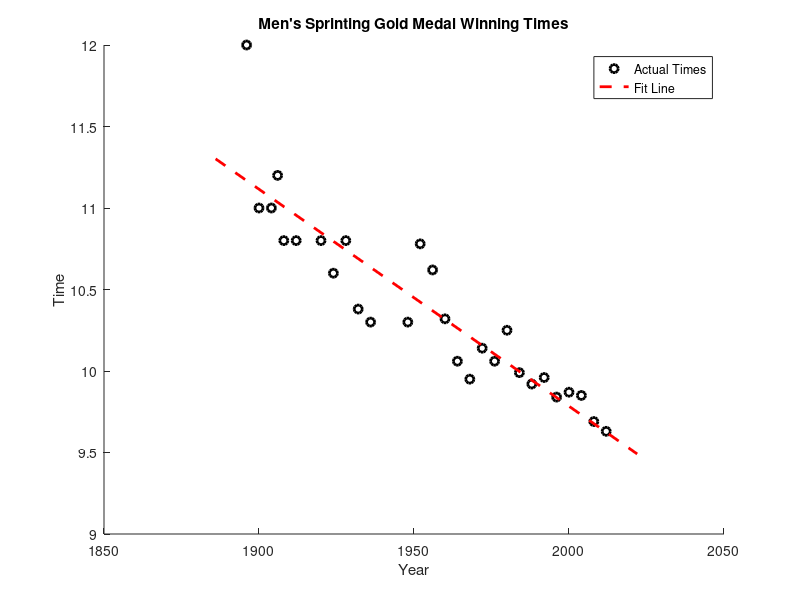
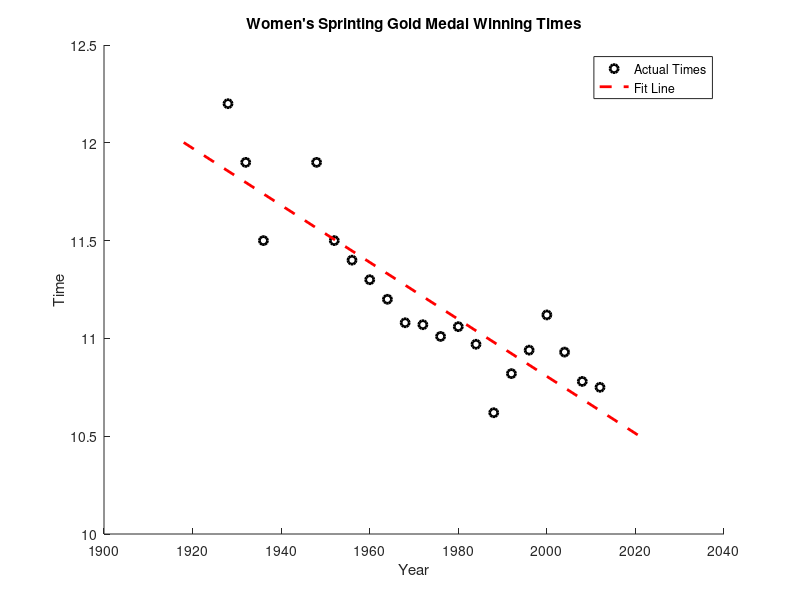
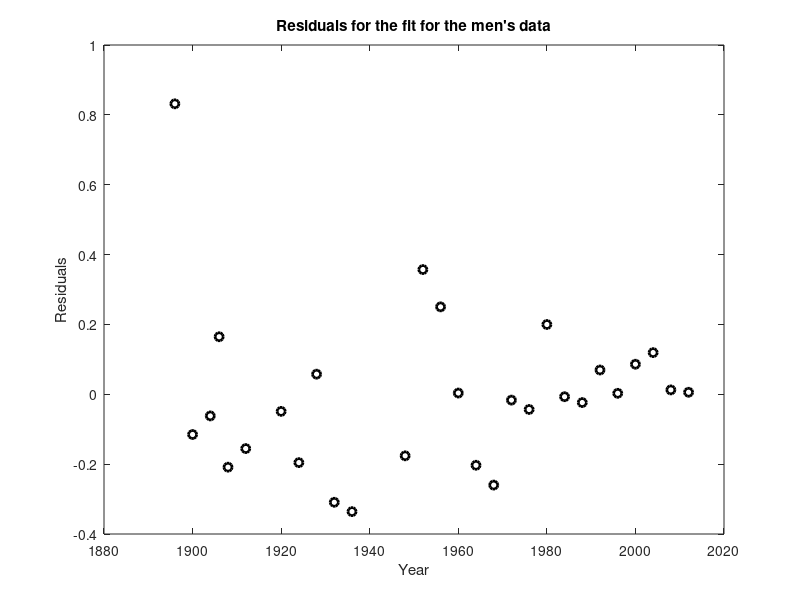
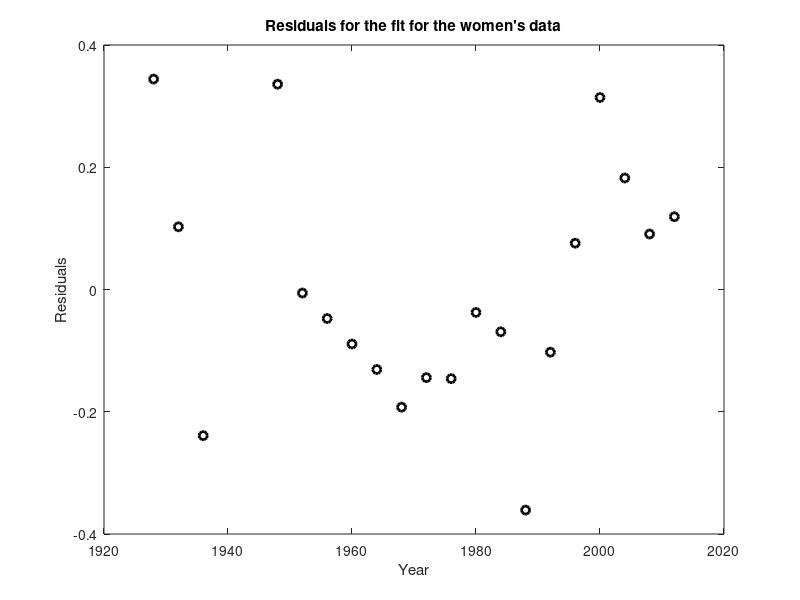

Write MATLAB code to recreate these figures, in order.
%% Preliminary stuff
clc, close all force, clear all;

%% Load data
f = fopen('OlympicData.txt', 'rb');

reg1 = '(?<year>\d{4})';
reg2 = '(?<first>\w+)\s+(?<last>\w+(-\w+)?)\s+\((?<country>.*)\)';
reg3 = '(?<time>\d+\.\d+)';

men = []; women = {};

line = fgetl(f);
isman = true;
while line ~= -1
    parsed = regexp(line, reg1, 'names');
    if ~isempty(parsed)
        year = str2double(parsed.year);
        isman = true;
    end
    
    parsed = regexp(line, reg2, 'names');
    if ~isempty(parsed)
        name = [parsed.first ' ' parsed.last ' (' parsed.country ')'];
    end
    
    parsed = regexp(line, reg3, 'names');
    if ~isempty(parsed)
        time = str2double(parsed.time);
        if isman
            if isempty(men)
                men = {year,name,time};
            else
                men = [men;{year,name,time}];
            end
            isman = false;
        else
            if isempty(women)
                women = {year,name,time};
            else
                women = [women;{year,name,time}];
            end
            isman = true;
        end
    end
    
    line = fgetl(f);
end

fclose(f);

%% Calculate linear models that minimize squared error

years_men = cell2mat(men(:,1)); years_women = cell2mat(women(:,1));
times_men = cell2mat(men(:,3)); times_women = cell2mat(women(:,3));

% for men (recall B = (X'X)^-1 (X'Y) )
X1 = [years_men, ones(length(years_men),1)]; Y1 = times_men;
B1 = (X1'*X1)\(X1'*Y1);
f1 = @(x) B1(1)*x + B1(2);

% for women
X2 = [years_women, ones(length(years_women),1)]; Y2 = times_women;
B2 = (X2'*X2)\(X2'*Y2);
f2 = @(x) B2(1)*x + B2(2);

%% Plot

min_time = min(years_men) - 10; max_time = max(years_men) + 10;

figure; hold on;
plot(years_men, times_men, 'ok', 'linewidth', 2);
plot([min_time,max_time], f1([min_time,max_time]), '--r', 'linewidth', 2);

title('Men''s Sprinting Gold Medal Winning Times');
xlabel('Year'); ylabel('Time');
legend('Actual Times', 'Fit Line');

min_time = min(years_women) - 10; max_time = max(years_women) + 10;

figure; hold on;
plot(years_women, times_women, 'ok', 'linewidth', 2);
plot([min_time,max_time], f2([min_time,max_time]), '--r', 'linewidth', 2);

title('Women''s Sprinting Gold Medal Winning Times');
xlabel('Year'); ylabel('Time');
legend('Actual Times', 'Fit Line');

%% Predict winners for 2016 and 2020

display(['Prediction for men: 2016 -> ' num2str(f1(2016)) ', 2020 - > ' num2str(f1(2020))]);
display(['Prediction for women: 2016 -> ' num2str(f2(2016)) ', 2020 - > ' num2str(f2(2020))]);


%% Predict when women will surpass men

% find time the two line intersect and take ceiling of number to find next
% number, then find next year that's a multiple of 4.
women_year = ceil(fzero(@(x) f1(x) - f2(x), 2016));
women_year = women_year + (4 - (mod(women_year,4)));
display(['Women will surpass men in the ' num2str(women_year) ' Olympic games according to this model.']);
display(['They will win with a time of ' num2str(f2(women_year)) '.']);

%% Calculate R^2 for both models

res_men = times_men - f1(years_men);
res_women = times_women - f2(years_women);

R2_men =  1 - sum(res_men.^2,1) / sum((times_men - mean(times_men)).^2,1);
R2_women = 1 - sum(res_women.^2,1) / sum((times_women - mean(times_women)).^2,1);

display(['R^2 for men: ' num2str(R2_men) '.']);
display(['R^2 for women: ' num2str(R2_women) '.']);

%% Plot residuals

figure,
plot(years_men, res_men, 'ok', 'linewidth', 2);
title('Residuals for the fit for the men''s data');
xlabel('Year'); ylabel('Residuals');

figure,
plot(years_women, res_women, 'ok', 'linewidth', 2);
title('Residuals for the fit for the women''s data');
xlabel('Year'); ylabel('Residuals'); 
